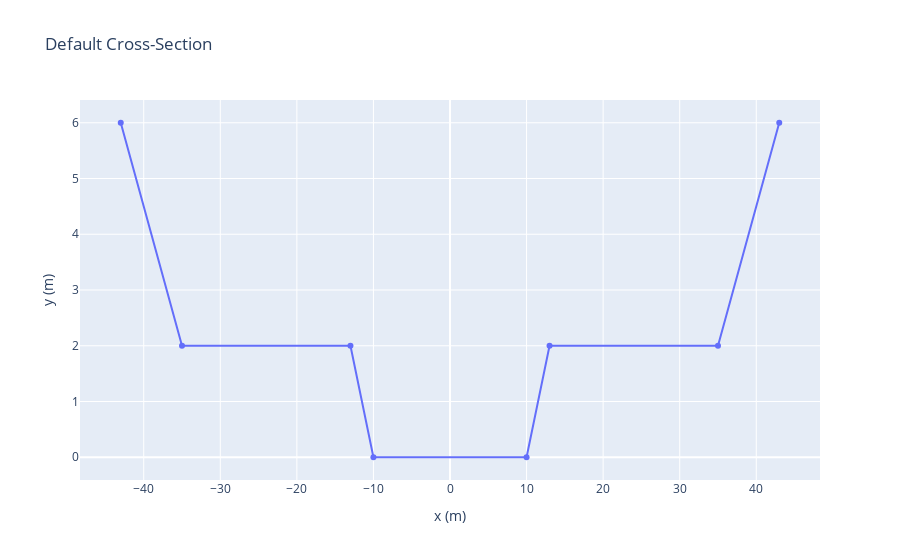

Notebook code for this chart:
### Markdown cell above
#### Generating a default cross-section for all nodes of the network

CP_W and CP_Z are the x and y coordinates of the cross-section and CP_RGH the Manning's roughness coefficient

### Code cell
default_xsection = {'type' : 'default',
                    'CP_Ws': [-43, -35, -13, -10, 10, 13, 35, 43],
                    'CP_Zs': [6, 2, 2, 0, 0, 2, 2, 6],
                    'CP_RGHs': [0.025, 0.025, 0.025, 0.025, 0.025, 0.025, 0.025, 0.025]}

fig = px.line(x = default_xsection['CP_Ws'], y = default_xsection['CP_Zs'], markers='o', title = 'Default Cross-Section')
fig.update_layout(xaxis_title='x (m)', yaxis_title='y (m)')
fig.show()

### Figure 1 — Plotly figure (JSON) as saved in the notebook; plotly's stock layout.template omitted (floating-point values rounded to 4 significant figures)
{"data": [{"hovertemplate": "x=%{x}<br>y=%{y}<extra></extra>", "legendgroup": "", "line": {"color": "#636efa", "dash": "solid"}, "marker": {"symbol": "circle"}, "mode": "lines+markers", "name": "", "orientation": "v", "showlegend": false, "type": "scatter", "x": [-43, -35, -13, -10, 10, 13, 35, 43], "xaxis": "x", "y": [6, 2, 2, 0, 0, 2, 2, 6], "yaxis": "y"}], "layout": {"legend": {"tracegroupgap": 0}, "title": {"text": "Default Cross-Section"}, "xaxis": {"anchor": "y", "domain": [0, 1], "title": {"text": "x (m)"}}, "yaxis": {"anchor": "x", "domain": [0, 1], "title": {"text": "y (m)"}}}}
